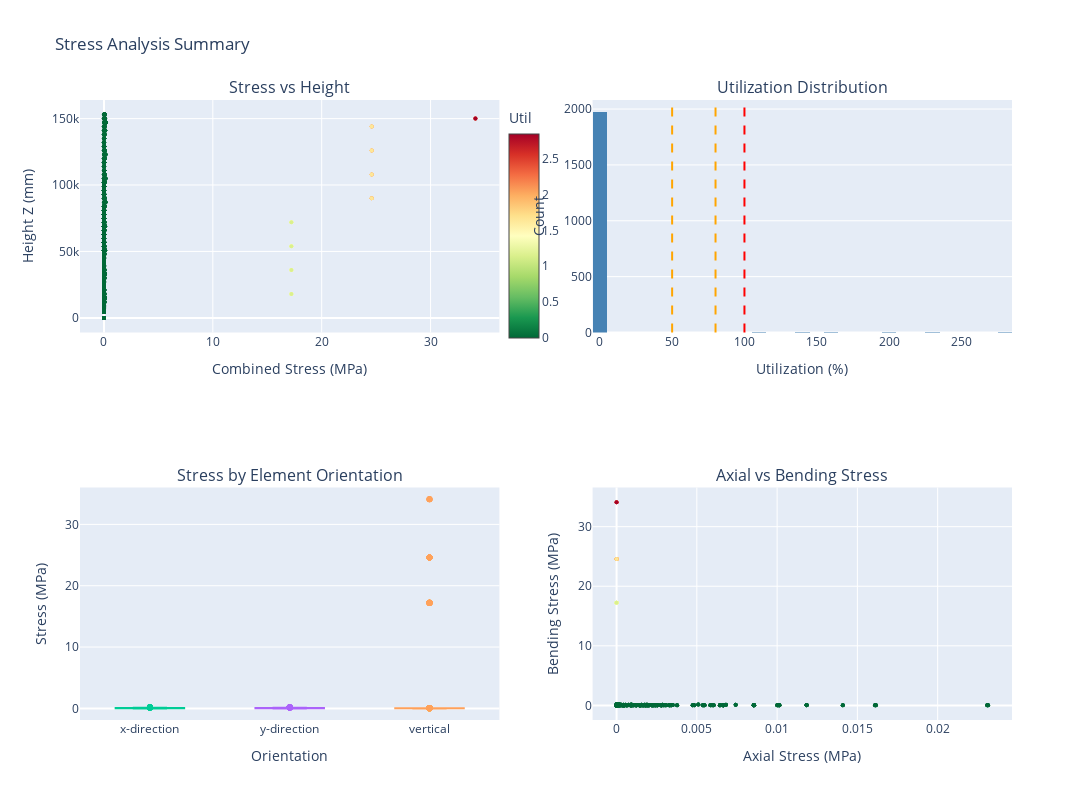

Source (notebook cell):
### Code cell
# Stress Distribution Charts
if 'stress_df' in dir() and len(stress_df) > 0:
    fig_stress_charts = make_subplots(
        rows=2, cols=2,
        subplot_titles=(
            'Stress vs Height',
            'Utilization Distribution',
            'Stress by Element Orientation',
            'Axial vs Bending Stress'
        )
    )
    
    # 1. Stress vs Height
    fig_stress_charts.add_trace(
        go.Scatter(
            x=stress_df['sigma_combined'],
            y=stress_df['z_mid'],
            mode='markers',
            marker=dict(
                size=4,
                color=stress_df['utilization'],
                colorscale='RdYlGn_r',
                showscale=True,
                colorbar=dict(title='Util', x=0.45, len=0.4, y=0.8)
            ),
            hovertemplate="σ: %{x:.2f} MPa<br>Z: %{y:.0f} mm<extra></extra>"
        ),
        row=1, col=1
    )
    
    # 2. Utilization Histogram
    fig_stress_charts.add_trace(
        go.Histogram(
            x=stress_df['utilization'] * 100,
            nbinsx=30,
            marker_color='steelblue'
        ),
        row=1, col=2
    )
    # Add threshold lines
    for thresh in [50, 80, 100]:
        fig_stress_charts.add_vline(x=thresh, line_dash="dash", 
                                     line_color="red" if thresh==100 else "orange",
                                     row=1, col=2)
    
    # 3. Stress by Orientation (box plot)
    for orient in stress_df['orientation'].unique():
        data = stress_df[stress_df['orientation'] == orient]['sigma_combined']
        fig_stress_charts.add_trace(
            go.Box(y=data, name=orient, boxpoints='outliers'),
            row=2, col=1
        )
    
    # 4. Axial vs Bending
    fig_stress_charts.add_trace(
        go.Scatter(
            x=stress_df['sigma_axial'],
            y=stress_df['sigma_bending'],
            mode='markers',
            marker=dict(
                size=4,
                color=stress_df['utilization'],
                colorscale='RdYlGn_r',
            ),
            hovertemplate="Axial: %{x:.2f}<br>Bending: %{y:.2f}<extra></extra>"
        ),
        row=2, col=2
    )
    
    fig_stress_charts.update_xaxes(title_text="Combined Stress (MPa)", row=1, col=1)
    fig_stress_charts.update_yaxes(title_text="Height Z (mm)", row=1, col=1)
    fig_stress_charts.update_xaxes(title_text="Utilization (%)", row=1, col=2)
    fig_stress_charts.update_yaxes(title_text="Count", row=1, col=2)
    fig_stress_charts.update_xaxes(title_text="Orientation", row=2, col=1)
    fig_stress_charts.update_yaxes(title_text="Stress (MPa)", row=2, col=1)
    fig_stress_charts.update_xaxes(title_text="Axial Stress (MPa)", row=2, col=2)
    fig_stress_charts.update_yaxes(title_text="Bending Stress (MPa)", row=2, col=2)
    
    fig_stress_charts.update_layout(
        title='Stress Analysis Summary',
        height=800, width=1100,
        showlegend=False
    )
    fig_stress_charts.show()
else:
    print("Stress data not loaded.")

### Figure 1 — Plotly figure (JSON) as saved in the notebook; plotly's stock layout.template omitted (floating-point values rounded to 4 significant figures; data arrays with more than 128 entries replaced by an {"elided": "..."} marker saying what was removed)
{"data": [{"hovertemplate": "σ: %{x:.2f} MPa<br>Z: %{y:.0f} mm<extra></extra>", "marker": {"color": {"elided": "2013 float values"}, "colorbar": {"len": 0.4, "title": {"text": "Util"}, "x": 0.45, "y": 0.8}, "colorscale": [[0, "rgb(0,104,55)"], [0.1, "rgb(26,152,80)"], [0.2, "rgb(102,189,99)"], [0.3, "rgb(166,217,106)"], [0.4, "rgb(217,239,139)"], [0.5, "rgb(255,255,191)"], [0.6, "rgb(254,224,139)"], [0.7, "rgb(253,174,97)"], [0.8, "rgb(244,109,67)"], [0.9, "rgb(215,48,39)"], [1, "rgb(165,0,38)"]], "showscale": true, "size": 4}, "mode": "markers", "type": "scatter", "x": {"elided": "2013 float values"}, "xaxis": "x", "y": {"elided": "2013 float values"}, "yaxis": "y"}, {"marker": {"color": "steelblue"}, "nbinsx": 30, "type": "histogram", "x": {"elided": "2013 float values"}, "xaxis": "x2", "yaxis": "y2"}, {"boxpoints": "outliers", "name": "x-direction", "type": "box", "xaxis": "x3", "y": {"elided": "390 float values"}, "yaxis": "y3"}, {"boxpoints": "outliers", "name": "y-direction", "type": "box", "xaxis": "x3", "y": {"elided": "784 float values"}, "yaxis": "y3"}, {"boxpoints": "outliers", "name": "vertical", "type": "box", "xaxis": "x3", "y": {"elided": "839 float values"}, "yaxis": "y3"}, {"hovertemplate": "Axial: %{x:.2f}<br>Bending: %{y:.2f}<extra></extra>", "marker": {"color": {"elided": "2013 float values"}, "colorscale": [[0, "rgb(0,104,55)"], [0.1, "rgb(26,152,80)"], [0.2, "rgb(102,189,99)"], [0.3, "rgb(166,217,106)"], [0.4, "rgb(217,239,139)"], [0.5, "rgb(255,255,191)"], [0.6, "rgb(254,224,139)"], [0.7, "rgb(253,174,97)"], [0.8, "rgb(244,109,67)"], [0.9, "rgb(215,48,39)"], [1, "rgb(165,0,38)"]], "size": 4}, "mode": "markers", "type": "scatter", "x": {"elided": "2013 float values"}, "xaxis": "x4", "y": {"elided": "2013 float values"}, "yaxis": "y4"}], "layout": {"annotations": [{"font": {"size": 16}, "showarrow": false, "text": "Stress vs Height", "x": 0.225, "xanchor": "center", "xref": "paper", "y": 1, "yanchor": "bottom", "yref": "paper"}, {"font": {"size": 16}, "showarrow": false, "text": "Utilization Distribution", "x": 0.775, "xanchor": "center", "xref": "paper", "y": 1, "yanchor": "bottom", "yref": "paper"}, {"font": {"size": 16}, "showarrow": false, "text": "Stress by Element Orientation", "x": 0.225, "xanchor": "center", "xref": "paper", "y": 0.375, "yanchor": "bottom", "yref": "paper"}, {"font": {"size": 16}, "showarrow": false, "text": "Axial vs Bending Stress", "x": 0.775, "xanchor": "center", "xref": "paper", "y": 0.375, "yanchor": "bottom", "yref": "paper"}], "height": 800, "shapes": [{"line": {"color": "orange", "dash": "dash"}, "type": "line", "x0": 50, "x1": 50, "xref": "x2", "y0": 0, "y1": 1, "yref": "y2 domain"}, {"line": {"color": "orange", "dash": "dash"}, "type": "line", "x0": 80, "x1": 80, "xref": "x2", "y0": 0, "y1": 1, "yref": "y2 domain"}, {"line": {"color": "red", "dash": "dash"}, "type": "line", "x0": 100, "x1": 100, "xref": "x2", "y0": 0, "y1": 1, "yref": "y2 domain"}], "showlegend": false, "title": {"text": "Stress Analysis Summary"}, "width": 1100, "xaxis": {"anchor": "y", "domain": [0, 0.45], "title": {"text": "Combined Stress (MPa)"}}, "xaxis2": {"anchor": "y2", "domain": [0.55, 1], "title": {"text": "Utilization (%)"}}, "xaxis3": {"anchor": "y3", "domain": [0, 0.45], "title": {"text": "Orientation"}}, "xaxis4": {"anchor": "y4", "domain": [0.55, 1], "title": {"text": "Axial Stress (MPa)"}}, "yaxis": {"anchor": "x", "domain": [0.625, 1], "title": {"text": "Height Z (mm)"}}, "yaxis2": {"anchor": "x2", "domain": [0.625, 1], "title": {"text": "Count"}}, "yaxis3": {"anchor": "x3", "domain": [0, 0.375], "title": {"text": "Stress (MPa)"}}, "yaxis4": {"anchor": "x4", "domain": [0, 0.375], "title": {"text": "Bending Stress (MPa)"}}}}
